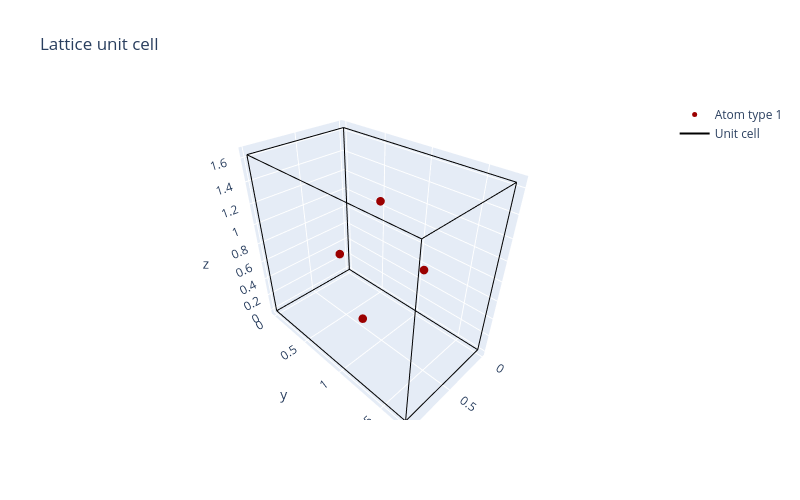

Notebook source saved alongside this figure:
### Markdown cell above
We have an additional option for the hexagonal close packed lattice: we can specify a four-atom orthogonal unit cell via the lattice type 'hcp-ortho'. Note that the atomic positions in this unit cell may look a little unusual. This is because we have chosen them so that the origin is at a centre of inversion symmetry. This is important under certain circumstances when working with bicrystals.

### Code cell
test_lattice = lattice.Lattice('hcp-ortho')
test_lattice.visualise_3d()

### Figure 1 — Plotly figure (JSON) as saved in the notebook; plotly's stock layout.template omitted (floating-point values rounded to 4 significant figures)
{"data": [{"marker": {"color": "rgb(155, 0, 0)", "size": 5}, "mode": "markers", "name": "Atom type 1", "type": "scatter3d", "x": [0.75, 0.25, 0.25, 0.75], "y": [1.588, 0.7217, 0.1443, 1.01], "z": [1.225, 1.225, 0.4082, 0.4082]}, {"line": {"color": "rgb(0, 0, 0)", "width": 2}, "mode": "lines", "name": "Unit cell", "type": "scatter3d", "x": [0, 1, null, 0, 0, null, 0, 0, null, 1, 1, null, 0, 1, null, 1, 1, null, 0, 1, null, 0, 0, null, 0, 1, null, 1, 1, null, 1, 1, null, 0, 0, null], "y": [0, 0, null, 0, 1.732, null, 0, 0, null, 0, 1.732, null, 1.732, 1.732, null, 1.732, 1.732, null, 1.732, 1.732, null, 0, 1.732, null, 0, 0, null, 0, 1.732, null, 0, 0, null, 1.732, 1.732, null], "z": [0, 0, null, 0, 0, null, 0, 1.633, null, 0, 0, null, 0, 0, null, 0, 1.633, null, 1.633, 1.633, null, 1.633, 1.633, null, 1.633, 1.633, null, 1.633, 1.633, null, 0, 1.633, null, 0, 1.633, null]}], "layout": {"height": 500, "title": {"text": "Lattice unit cell"}, "width": 800, "xaxis": {"domain": [0, 0.9], "nticks": 10}, "yaxis": {"scaleanchor": "x"}}}
